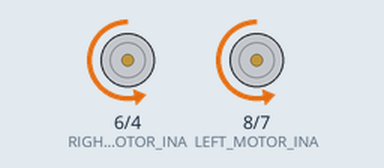
This sketch was run on a simulated Arduino Uno, built with avr-gcc and run on an emulated ATmega328P. Shown: motor-driver pin pairs drawn as motors (green arrow = first pin HIGH = forward, orange = second pin HIGH = backward, longer = more drive, scaled by the enable pin).

Above: at 1.0 s.
At 5.0 s:
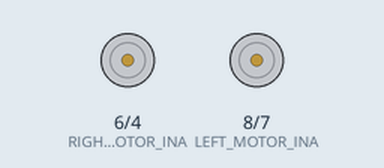
Timing chart, 0 to 10.4 s (numbered marks = the images above):
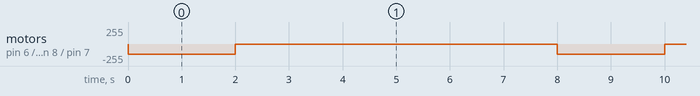

Measured:
- by itself, motor on pin 6 (RIGHT_MOTOR_INA) / pin 4 (RIGHT_MOTOR_INB), motor on pin 8 (LEFT_MOTOR_INA) / pin 7 (LEFT_MOTOR_INB): alternates backward 150/255 for 2.0 s and stopped for 6.0 s

The sketch:

Lesson_06_Starter_Code.ino
```cpp
// Lesson 6: Basic Robot Motion Control
// Starter Code for Lab Exercises

// Motor pin definitions - 3-pin motor controller (INA, INB, PWM)
const int LEFT_MOTOR_INA  = 8;   // Left Motor Direction A
const int LEFT_MOTOR_INB  = 7;   // Left Motor Direction B
const int LEFT_MOTOR_PWM  = 5;   // Left Motor Speed (PWM)

const int RIGHT_MOTOR_INA = 6;   // Right Motor Direction A
const int RIGHT_MOTOR_INB = 4;   // Right Motor Direction B
const int RIGHT_MOTOR_PWM = 3;   // Right Motor Speed (PWM)

void setup() {
  // Set all motor pins as outputs
  pinMode(LEFT_MOTOR_INA, OUTPUT);
  pinMode(LEFT_MOTOR_INB, OUTPUT);
  pinMode(LEFT_MOTOR_PWM, OUTPUT);

  pinMode(RIGHT_MOTOR_INA, OUTPUT);
  pinMode(RIGHT_MOTOR_INB, OUTPUT);
  pinMode(RIGHT_MOTOR_PWM, OUTPUT);

  // Safe startup: motors off, coast
  digitalWrite(LEFT_MOTOR_INA, LOW);
  digitalWrite(LEFT_MOTOR_INB, LOW);
  analogWrite(LEFT_MOTOR_PWM, 0);
  digitalWrite(RIGHT_MOTOR_INA, LOW);
  digitalWrite(RIGHT_MOTOR_INB, LOW);
  analogWrite(RIGHT_MOTOR_PWM, 0);
}

// ===== MOVEMENT FUNCTIONS =====

void moveForward(int speed) {
  // Left motor forward
  digitalWrite(LEFT_MOTOR_INA, LOW);
  digitalWrite(LEFT_MOTOR_INB, HIGH);
  analogWrite(LEFT_MOTOR_PWM, speed);

  // Right motor forward
  digitalWrite(RIGHT_MOTOR_INA, LOW);
  digitalWrite(RIGHT_MOTOR_INB, HIGH);
  analogWrite(RIGHT_MOTOR_PWM, speed);
}

void moveBackward(int speed) {
  // Left motor backward
  digitalWrite(LEFT_MOTOR_INA, HIGH);
  digitalWrite(LEFT_MOTOR_INB, LOW);
  analogWrite(LEFT_MOTOR_PWM, speed);

  // Right motor backward
  digitalWrite(RIGHT_MOTOR_INA, HIGH);
  digitalWrite(RIGHT_MOTOR_INB, LOW);
  analogWrite(RIGHT_MOTOR_PWM, speed);
}

void turnLeft() {
  // Left motor backward, right motor forward
  digitalWrite(LEFT_MOTOR_INA, HIGH);
  digitalWrite(LEFT_MOTOR_INB, LOW);
  analogWrite(LEFT_MOTOR_PWM, 150);

  digitalWrite(RIGHT_MOTOR_INA, LOW);
  digitalWrite(RIGHT_MOTOR_INB, HIGH);
  analogWrite(RIGHT_MOTOR_PWM, 150);
}

void turnRight() {
  // Left motor forward, right motor backward
  digitalWrite(LEFT_MOTOR_INA, LOW);
  digitalWrite(LEFT_MOTOR_INB, HIGH);
  analogWrite(LEFT_MOTOR_PWM, 150);

  digitalWrite(RIGHT_MOTOR_INA, HIGH);
  digitalWrite(RIGHT_MOTOR_INB, LOW);
  analogWrite(RIGHT_MOTOR_PWM, 150);
}

void stopMotors() {
  // Stop both motors by setting PWM to 0
  analogWrite(LEFT_MOTOR_PWM, 0);
  analogWrite(RIGHT_MOTOR_PWM, 0);

  // Set direction pins to LOW (coast mode)
  digitalWrite(LEFT_MOTOR_INA, LOW);
  digitalWrite(LEFT_MOTOR_INB, LOW);
  digitalWrite(RIGHT_MOTOR_INA, LOW);
  digitalWrite(RIGHT_MOTOR_INB, LOW);
}

// ===== MAIN PROGRAM =====

void loop() {
  // Test movement: Move forward for 2 seconds
  moveForward(150);
  delay(2000);
  stopMotors();
  delay(1000);  // Pause between movements

  // Add your code here for the lab exercises!

  delay(5000);  // Wait before repeating
}
```
